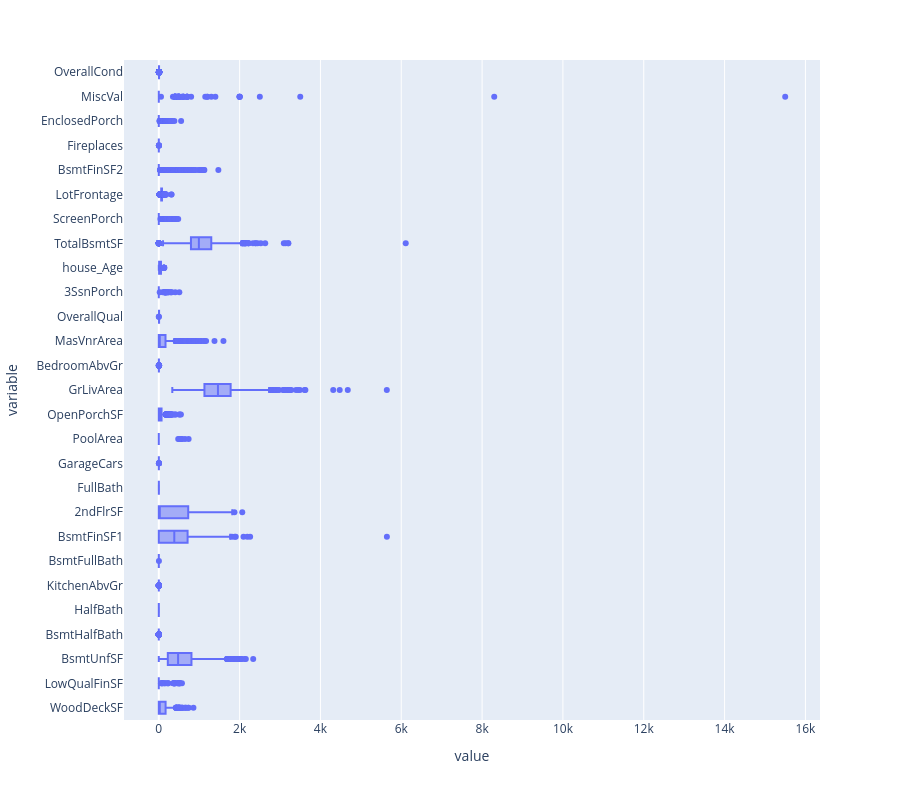

The cell this chart's notebook holds for it:
### Markdown cell above
#### outliers

### Code cell
small_scale = ['WoodDeckSF', 'LowQualFinSF', 'BsmtUnfSF', 'BsmtHalfBath', 'HalfBath', 'KitchenAbvGr',  'BsmtFullBath', 'BsmtFinSF1', '2ndFlrSF', 'FullBath', 'GarageCars', 'PoolArea', 'OpenPorchSF', 'GrLivArea', 'BedroomAbvGr', 'MasVnrArea', 'OverallQual', '3SsnPorch', 'house_Age', 'TotalBsmtSF', 'ScreenPorch', 'LotFrontage', 'BsmtFinSF2', 'Fireplaces', 'EnclosedPorch', 'MiscVal', 'OverallCond']
large_scale=['SalePrice', 'LotArea']
 
graphoutliers = px.box(data[small_scale], orientation= 'h' , height= 800) 
graphoutliers.show()

### Figure 1 — Plotly figure (JSON) as saved in the notebook; plotly's stock layout.template omitted (floating-point values rounded to 4 significant figures; data arrays with more than 128 entries replaced by an {"elided": "..."} marker saying what was removed)
{"data": [{"alignmentgroup": "True", "hovertemplate": "value=%{x}<br>variable=%{y}<extra></extra>", "legendgroup": "", "marker": {"color": "#636efa"}, "name": "", "notched": false, "offsetgroup": "", "orientation": "h", "showlegend": false, "type": "box", "x": {"elided": "39420 float values"}, "x0": " ", "xaxis": "x", "y": {"elided": "39420 str values"}, "y0": " ", "yaxis": "y"}], "layout": {"boxmode": "group", "height": 800, "legend": {"tracegroupgap": 0}, "margin": {"t": 60}, "xaxis": {"anchor": "y", "domain": [0, 1], "title": {"text": "value"}}, "yaxis": {"anchor": "x", "domain": [0, 1], "title": {"text": "variable"}}}}
